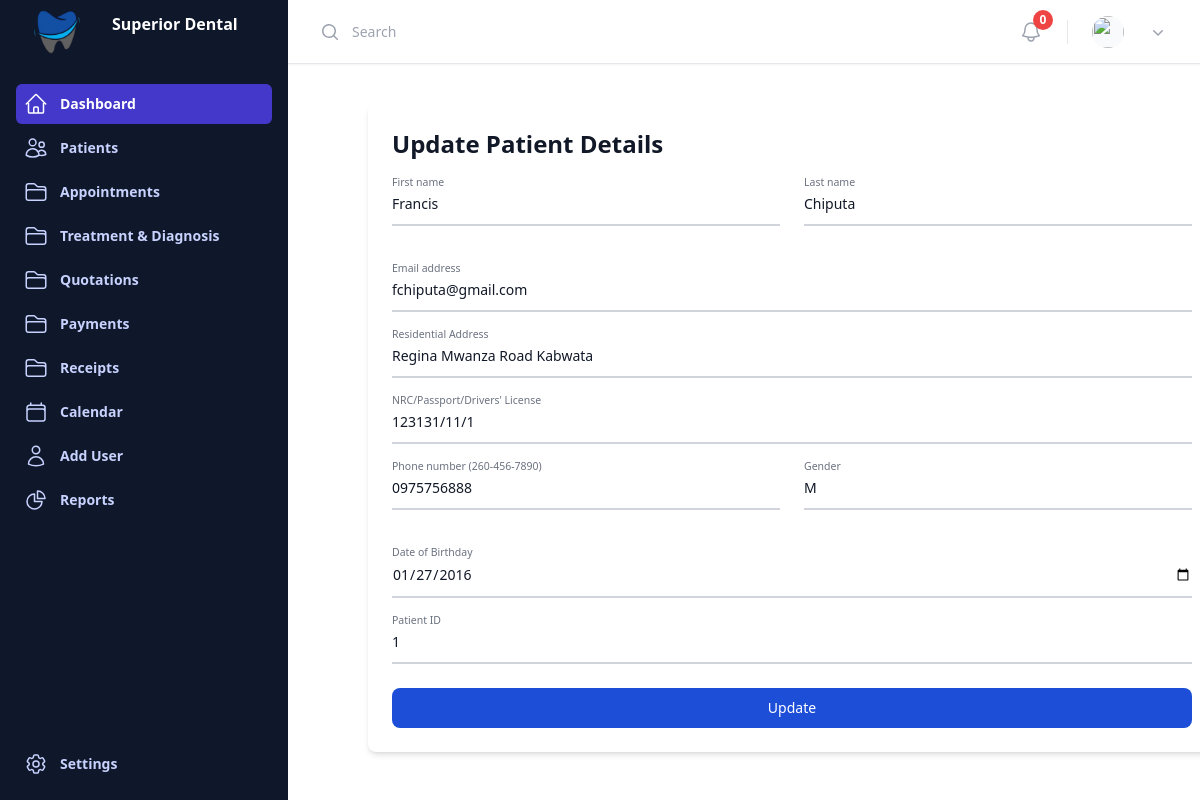
The page /update_patient_request/1 on the database its author committed.
### patient/models.py (models this page shows, shortened)
class Patient(models.Model):
    first_name = models.CharField(max_length=50)
    last_name = models.CharField(max_length=50)
    date_of_birth = models.DateField(blank=True, null=True)
    gender_choices = [('M', 'Male'), ('F', 'Female')]
    gender = models.CharField(max_length=1, choices=gender_choices, blank=True, null=True)
    nrc = models.CharField(max_length=55,blank=True, null=True)
    phone = models.CharField(max_length=15)
    email = models.EmailField(unique=True)
    address = models.TextField(blank=True, null=True)
    medical_history = models.TextField(blank=True, null=True)
    is_patient = models.BooleanField(default=False)

### templates/views.py (the view)
# urls.py: path('update_patient_request/<int:patient_id>', views.update_patient_request, name='update_patient_request'),
def update_patient_request(request, patient_id):
    patient = Patient.objects.get(id=patient_id)
    return render(request, 'patient_update.html', {'patient': patient})

### templates/patient_update.html (shortened to what this page needs)
{% extends 'base.html' %}
{% load static %}
{% block content %}
    <div class="w-full max-w-4xl p-6 bg-white dark:bg-slate-800 rounded-lg ml-12 shadow-md">
        <h2 class="text-2xl font-bold mb-6 text-gray-900 dark:text-white">Update Patient Details</h2>
        <form class="space-y-6" action="{% url 'update_patient' %}" method="POST">
            {% if patient %}
            <div class="grid md:grid-cols-2 md:gap-6">
                <div class="relative z-0 w-full mb-5 group">
                    <input type="text" name="first_name" id="floating_first_name" class="block py-2.5 px-0 w-full text-sm text-gray-900 bg-transparent border-0 border-b-2 border-gray-300 appearance-none dark:text-white dark:border-gray-600 dark:focus:border-blue-500 focus:outline-none focus:ring-0 focus:border-blue-600 peer" value="{{ patient.first_name }}" required />
                    <label for="floating_first_name" class="peer-focus:font-medium absolute text-sm text-gray-500 dark:text-gray-400 duration-300 transform -translate-y-6 scale-75 top-3 -z-10 origin-[0] peer-focus:start-0 rtl:peer-focus:translate-x-1/4 peer-focus:text-blue-600 peer-focus:dark:text-blue-500 peer-value-shown:scale-100 peer-value-shown:translate-y-0 peer-focus:scale-75 peer-focus:-translate-y-6">First name</label>
                </div>
                <div class="relative z-0 w-full mb-5 group">
                    <input type="text" name="last_name" id="floating_last_name" class="block py-2.5 px-0 w-full text-sm text-gray-900 bg-transparent border-0 border-b-2 border-gray-300 appearance-none dark:text-white dark:border-gray-600 dark:focus:border-blue-500 focus:outline-none focus:ring-0 focus:border-blue-600 peer" value="{{ patient.last_name }}" required />
                    <label for="floating_last_name" class="peer-focus:font-medium absolute text-sm text-gray-500 dark:text-gray-400 duration-300 transform -translate-y-6 scale-75 top-3 -z-10 origin-[0] peer-focus:start-0 rtl:peer-focus:translate-x-1/4 peer-focus:text-blue-600 peer-focus:dark:text-blue-500 peer-value-shown:scale-100 peer-value-shown:translate-y-0 peer-focus:scale-75 peer-focus:-translate-y-6">Last name</label>
                </div>
            </div>
            <div class="relative z-0 w-full mb-5 group">
                <input type="email" name="email" id="floating_email" class="block py-2.5 px-0 w-full text-sm text-gray-900 bg-transparent border-0 border-b-2 border-gray-300 appearance-none dark:text-white dark:border-gray-600 dark:focus:border-blue-500 focus:outline-none focus:ring-0 focus:border-blue-600 peer" value="{{ patient.email }}" required />
                <label for="floating_email" class="peer-focus:font-medium absolute text-sm text-gray-500 dark:text-gray-400 duration-300 transform -translate-y-6 scale-75 top-3 -z-10 origin-[0] peer-focus:start-0 rtl:peer-focus:translate-x-1/4 peer-focus:text-blue-600 peer-focus:dark:text-blue-500 peer-value-shown:scale-100 peer-value-shown:translate-y-0 peer-focus:scale-75 peer-focus:-translate-y-6">Email address</label>
            </div>
            <div class="relative z-0 w-full mb-5 group">
                <input type="text" name="address" id="floating_address" class="block py-2.5 px-0 w-full text-sm text-gray-900 bg-transparent border-0 border-b-2 border-gray-300 appearance-none dark:text-white dark:border-gray-600 dark:focus:border-blue-500 focus:outline-none focus:ring-0 focus:border-blue-600 peer" value="{{ patient.address }}" required />
                <label for="floating_address" class="peer-focus:font-medium absolute text-sm text-gray-500 dark:text-gray-400 duration-300 transform -translate-y-6 scale-75 top-3 -z-10 origin-[0] peer-focus:start-0 rtl:peer-focus:translate-x-1/4 peer-focus:text-blue-600 peer-focus:dark:text-blue-500 peer-value-shown:scale-100 peer-value-shown:translate-y-0 peer-focus:scale-75 peer-focus:-translate-y-6">Residential Address</label>
            </div>
            <div class="relative z-0 w-full mb-5 group">
                <input type="text" name="nrc" id="floating_id" class="block py-2.5 px-0 w-full text-sm text-gray-900 bg-transparent border-0 border-b-2 border-gray-300 appearance-none dark:text-white dark:border-gray-600 dark:focus:border-blue-500 focus:outline-none focus:ring-0 focus:border-blue-600 peer" value="{{ patient.nrc }}" required />
                <label for="floating_id" class="peer-focus:font-medium absolute text-sm text-gray-500 dark:text-gray-400 duration-300 transform -translate-y-6 scale-75 top-3 -z-10 origin-[0] peer-focus:start-0 rtl:peer-focus:translate-x-1/4 peer-focus:text-blue-600 peer-focus:dark:text-blue-500 peer-value-shown:scale-100 peer-value-shown:translate-y-0 peer-focus:scale-75 peer-focus:-translate-y-6">NRC/Passport/Drivers' License</label>
            </div>
            <div class="grid md:grid-cols-2 md:gap-6">
                <div class="relative z-0 w-full mb-5 group">
                    <input type="text" name="phone" id="floating_phone" class="block py-2.5 px-0 w-full text-sm text-gray-900 bg-transparent border-0 border-b-2 border-gray-300 appearance-none dark:text-white dark:border-gray-600 dark:focus:border-blue-500 focus:outline-none focus:ring-0 focus:border-blue-600 peer" value="{{ patient.phone }}" required />
                    <label for="floating_phone" class="peer-focus:font-medium absolute text-sm text-gray-500 dark:text-gray-400 duration-300 transform -translate-y-6 scale-75 top-3 -z-10 origin-[0] peer-focus:start-0 rtl:peer-focus:translate-x-1/4 peer-focus:text-blue-600 peer-focus:dark:text-blue-500 peer-value-shown:scale-100 peer-value-shown:translate-y-0 peer-focus:scale-75 peer-focus:-translate-y-6">Phone number (260-456-7890)</label>
                </div>
                <div class="relative z-0 w-full mb-5 group">
                    <input type="text" name="gender" id="floating_gender" class="block py-2.5 px-0 w-full text-sm text-gray-900 bg-transparent border-0 border-b-2 border-gray-300 appearance-none dark:text-white dark:border-gray-600 dark:focus:border-blue-500 focus:outline-none focus:ring-0 focus:border-blue-600 peer" value="{{ patient.gender }}" required />
                    <label for="floating_gender" class="peer-focus:font-medium absolute text-sm text-gray-500 dark:text-gray-400 duration-300 transform -translate-y-6 scale-75 top-3 -z-10 origin-[0] peer-focus:start-0 rtl:peer-focus:translate-x-1/4 peer-focus:text-blue-600 peer-focus:dark:text-blue-500 peer-value-shown:scale-100 peer-value-shown:translate-y-0 peer-focus:scale-75 peer-focus:-translate-y-6">Gender</label>
                </div>
            </div>
            <div class="relative z-0 w-full mb-5 group">
                <input type="date" name="dob" id="floating_dob" class="block py-2.5 px-0 w-full text-sm text-gray-900 bg-transparent border-0 border-b-2 border-gray-300 appearance-none dark:text-white dark:border-gray-600 dark:focus:border-blue-500 focus:outline-none focus:ring-0 focus:border-blue-600 peer" value="{{ patient.date_of_birth|date:'Y-m-d' }}" required />
                <label for="floating_dob" class="peer-focus:font-medium absolute text-sm text-gray-500 dark:text-gray-400 duration-300 transform -translate-y-6 scale-75 top-3 -z-10 origin-[0] peer-focus:start-0 rtl:peer-focus:translate-x-1/4 peer-focus:text-blue-600 peer-focus:dark:text-blue-500 peer-value-shown:scale-100 peer-value-shown:translate-y-0 peer-focus:scale-75 peer-focus:-translate-y-6">Date of Birthday</label>
            </div>
            <div class="relative z-0 w-full mb-5 group">
                <input type="text" name="patient_id" id="floating_dob" class="block py-2.5 px-0 w-full text-sm text-gray-900 bg-transparent border-0 border-b-2 border-gray-300 appearance-none dark:text-white dark:border-gray-600 dark:focus:border-blue-500 focus:outline-none focus:ring-0 focus:border-blue-600 peer" value="{{ patient.id }}" required />
                <label for="patient_id" class="peer-focus:font-medium absolute text-sm text-gray-500 dark:text-gray-400 duration-300 transform -translate-y-6 scale-75 top-3 -z-10 origin-[0] peer-focus:start-0 rtl:peer-focus:translate-x-1/4 peer-focus:text-blue-600 peer-focus:dark:text-blue-500 peer-value-shown:scale-100 peer-value-shown:translate-y-0 peer-focus:scale-75 peer-focus:-translate-y-6">Patient ID</label>
            </div>
            <button type="submit" class="w-full text-white bg-blue-700 hover:bg-blue-800 focus:ring-4 focus:outline-none focus:ring-blue-300 font-medium rounded-lg text-sm px-5 py-2.5 text-center dark:bg-blue-600 dark:hover:bg-blue-700 dark:focus:ring-blue-800">Update</button>
            {% endif %}
        </form>
    </div>
{% endblock %}

### rows shown on the page
Patient: first_name "Francis", last_name "Chiputa", email "fchiputa@gmail.com", address "Regina Mwanza Road Kabwata", nrc "123131/11/1", phone "0975756888", gender "M", dob "01/27/2016", patient_id "1"
